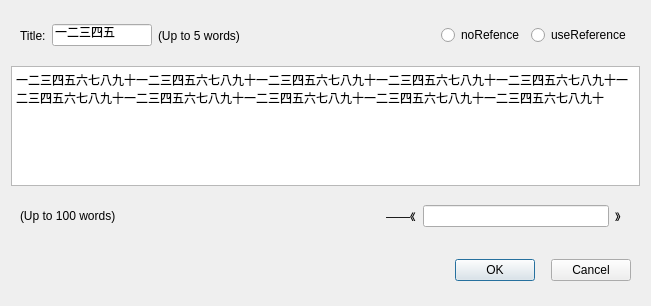
<?xml version="1.0" encoding="UTF-8"?>
<ui version="4.0">
 <class>EditWindow</class>
 <widget class="QDialog" name="EditWindow">
  <property name="geometry">
   <rect>
    <x>0</x>
    <y>0</y>
    <width>651</width>
    <height>306</height>
   </rect>
  </property>
  <property name="minimumSize">
   <size>
    <width>651</width>
    <height>306</height>
   </size>
  </property>
  <property name="maximumSize">
   <size>
    <width>651</width>
    <height>306</height>
   </size>
  </property>
  <property name="windowTitle">
   <string>Dialog</string>
  </property>
  <layout class="QVBoxLayout" name="verticalLayout">
   <item>
    <widget class="QWidget" name="titleWidget" native="true">
     <layout class="QHBoxLayout" name="horizontalLayout_2">
      <item>
       <widget class="QLabel" name="titleLbl">
        <property name="text">
         <string>Title:</string>
        </property>
       </widget>
      </item>
      <item>
       <widget class="QLineEdit" name="titleText">
        <property name="maximumSize">
         <size>
          <width>100</width>
          <height>16777215</height>
         </size>
        </property>
        <property name="text">
         <string notr="true">一二三四五</string>
        </property>
        <property name="maxLength">
         <number>10</number>
        </property>
       </widget>
      </item>
      <item>
       <widget class="QLabel" name="ttipLbl">
        <property name="text">
         <string>(Up to 5 words)</string>
        </property>
       </widget>
      </item>
      <item>
       <spacer name="horizontalSpacer_3">
        <property name="orientation">
         <enum>Qt::Horizontal</enum>
        </property>
        <property name="sizeHint" stdset="0">
         <size>
          <width>40</width>
          <height>20</height>
         </size>
        </property>
       </spacer>
      </item>
      <item>
       <widget class="QRadioButton" name="noRefBtn">
        <property name="text">
         <string>noRefence</string>
        </property>
       </widget>
      </item>
      <item>
       <widget class="QRadioButton" name="useRefBtn">
        <property name="text">
         <string>useReference</string>
        </property>
       </widget>
      </item>
     </layout>
    </widget>
   </item>
   <item>
    <widget class="QPlainTextEdit" name="contentText">
     <property name="minimumSize">
      <size>
       <width>0</width>
       <height>120</height>
      </size>
     </property>
     <property name="maximumSize">
      <size>
       <width>16777215</width>
       <height>120</height>
      </size>
     </property>
     <property name="styleSheet">
      <string notr="true">QPlainTextEdit{
	font: 12pt &quot;微软雅黑&quot;;
}</string>
     </property>
     <property name="plainText">
      <string notr="true">一二三四五六七八九十一二三四五六七八九十一二三四五六七八九十一二三四五六七八九十一二三四五六七八九十一二三四五六七八九十一二三四五六七八九十一二三四五六七八九十一二三四五六七八九十一二三四五六七八九十</string>
     </property>
     <property name="placeholderText">
      <string/>
     </property>
    </widget>
   </item>
   <item>
    <widget class="QWidget" name="widget" native="true">
     <layout class="QHBoxLayout" name="horizontalLayout_3">
      <property name="topMargin">
       <number>3</number>
      </property>
      <property name="bottomMargin">
       <number>3</number>
      </property>
      <item>
       <widget class="QLabel" name="ctipLbl">
        <property name="text">
         <string>(Up to 100 words)</string>
        </property>
       </widget>
      </item>
      <item>
       <spacer name="horizontalSpacer">
        <property name="orientation">
         <enum>Qt::Horizontal</enum>
        </property>
        <property name="sizeHint" stdset="0">
         <size>
          <width>40</width>
          <height>20</height>
         </size>
        </property>
       </spacer>
      </item>
      <item>
       <widget class="QWidget" name="refWidget" native="true">
        <layout class="QHBoxLayout" name="horizontalLayout">
         <item>
          <widget class="QLabel" name="refLbl_l">
           <property name="text">
            <string>——《</string>
           </property>
          </widget>
         </item>
         <item>
          <widget class="QLineEdit" name="refText">
           <property name="text">
            <string notr="true"/>
           </property>
           <property name="maxLength">
            <number>30</number>
           </property>
          </widget>
         </item>
         <item>
          <widget class="QLabel" name="refLbl_r">
           <property name="text">
            <string>》</string>
           </property>
          </widget>
         </item>
        </layout>
       </widget>
      </item>
     </layout>
    </widget>
   </item>
   <item>
    <widget class="QWidget" name="btnBox" native="true">
     <layout class="QHBoxLayout" name="horizontalLayout_4">
      <item>
       <spacer name="horizontalSpacer_2">
        <property name="orientation">
         <enum>Qt::Horizontal</enum>
        </property>
        <property name="sizeHint" stdset="0">
         <size>
          <width>40</width>
          <height>20</height>
         </size>
        </property>
       </spacer>
      </item>
      <item>
       <widget class="QPushButton" name="okBtn">
        <property name="text">
         <string>OK</string>
        </property>
       </widget>
      </item>
      <item>
       <spacer name="horizontalSpacer_4">
        <property name="orientation">
         <enum>Qt::Horizontal</enum>
        </property>
        <property name="sizeType">
         <enum>QSizePolicy::Minimum</enum>
        </property>
        <property name="sizeHint" stdset="0">
         <size>
          <width>10</width>
          <height>20</height>
         </size>
        </property>
       </spacer>
      </item>
      <item>
       <widget class="QPushButton" name="cancelBtn">
        <property name="text">
         <string>Cancel</string>
        </property>
       </widget>
      </item>
     </layout>
    </widget>
   </item>
  </layout>
 </widget>
 <resources/>
 <connections/>
</ui>
